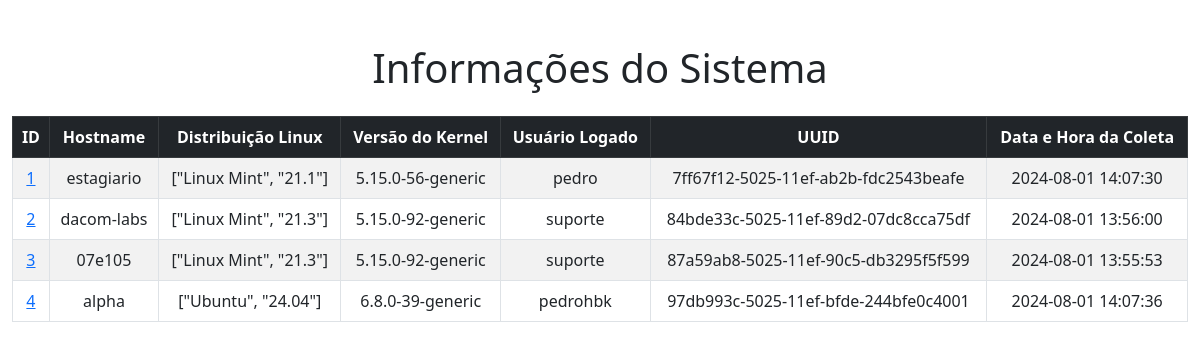
The page / on the database its author committed.
### app.py (models this page shows)
class SystemInfo(db.Model):
    id = db.Column(db.Integer, primary_key=True)
    hostname = db.Column(db.String(120), nullable=False)
    linux_distribution = db.Column(db.String(120), nullable=False)
    kernel_version = db.Column(db.String(120), nullable=False)
    logged_in_user = db.Column(db.String(120), nullable=False)
    cpu_model = db.Column(db.String(120), nullable=False)
    memory_total_gb = db.Column(db.Float, nullable=False)
    uuid1 = db.Column(db.String(36), unique=True, nullable=False)
    collection_datetime = db.Column(db.String(120), nullable=False)
    motherboard_model = db.Column(db.String(255))
    user_login_history = db.relationship('UserLoginHistory', backref='system_info', lazy=True)
    ip_and_mac_addresses = db.relationship('IPAndMacAddress', backref='system_info', lazy=True)
    mounted_filesystems = db.relationship('MountedFilesystems', backref='system_info', lazy=True)
    disk_info = db.relationship('DiskInfo', backref='system_info', uselist=False)
    gpu_info = db.relationship('GPUInfo', backref='system_info', lazy=True)

### app.py (the view)
@app.route('/')
def index():
    system_infos = SystemInfo.query.all()
    return render_template('index.html', system_infos=system_infos)

### templates/index.html (shortened to what this page needs)
<!DOCTYPE html>
<html lang="pt-br">
  <head>
    <link href="https://cdn.jsdelivr.net/npm/bootstrap@5.3.0/dist/css/bootstrap.min.css" rel="stylesheet" />
  </head>
  <body>
    <div class="container">
      <h1 class="my-4 text-center">Informações do Sistema</h1>
      <table class="table table-bordered table-striped text-center">
        <thead class="table-dark">
          <tr>
            <th>ID</th>
            <th>Hostname</th>
            <th>Distribuição Linux</th>
            <th>Versão do Kernel</th>
            <th>Usuário Logado</th>
            <th>UUID</th>
            <th>Data e Hora da Coleta</th>
          </tr>
        </thead>
        <tbody>
          {% for info in system_infos %}
          <tr>
            <td><a href="{{ url_for('details', id=info.id) }}">{{ info.id }}</a></td>
            <td>{{ info.hostname }}</td>
            <td>{{ info.linux_distribution }}</td>
            <td>{{ info.kernel_version }}</td>
            <td>{{ info.logged_in_user }}</td>
            <td>{{ info.uuid1 }}</td>
            <td>{{ info.collection_datetime }}</td>
          </tr>
          {% endfor %}
        </tbody>
      </table>
    </div>
  </body>
</html>

### templates/index.html (style rules this page uses)
body { padding-top: 20px; }
.container { max-width: 1200px; }
table { margin: auto; }

### rows shown on the page
SystemInfo: id "1", hostname "estagiario", linux_distribution "[\"Linux Mint\", \"21.1\"]", kernel_version "5.15.0-56-generic", logged_in_user "pedro", uuid1 "7ff67f12-5025-11ef-ab2b-fdc2543beafe", collection_datetime "2024-08-01 14:07:30"
SystemInfo: id "2", hostname "dacom-labs", linux_distribution "[\"Linux Mint\", \"21.3\"]", kernel_version "5.15.0-92-generic", logged_in_user "suporte", uuid1 "84bde33c-5025-11ef-89d2-07dc8cca75df", collection_datetime "2024-08-01 13:56:00"
SystemInfo: id "3", hostname "07e105", linux_distribution "[\"Linux Mint\", \"21.3\"]", kernel_version "5.15.0-92-generic", logged_in_user "suporte", uuid1 "87a59ab8-5025-11ef-90c5-db3295f5f599", collection_datetime "2024-08-01 13:55:53"
SystemInfo: id "4", hostname "alpha", linux_distribution "[\"Ubuntu\", \"24.04\"]", kernel_version "6.8.0-39-generic", logged_in_user "pedrohbk", uuid1 "97db993c-5025-11ef-bfde-244bfe0c4001", collection_datetime "2024-08-01 14:07:36"
